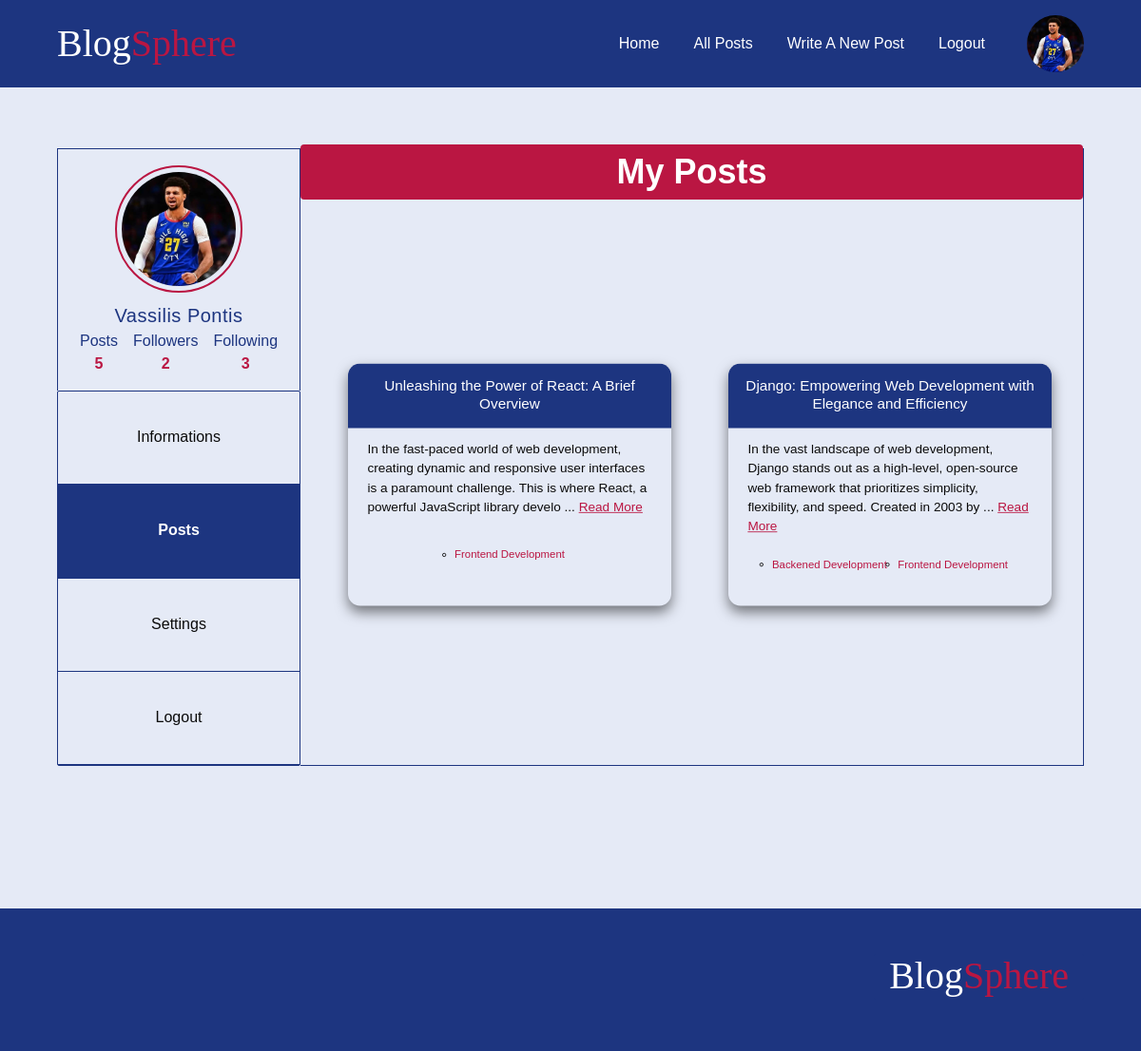
The page /account/MyProfile/?tab=posts (signed in) on the database as committed earlier.
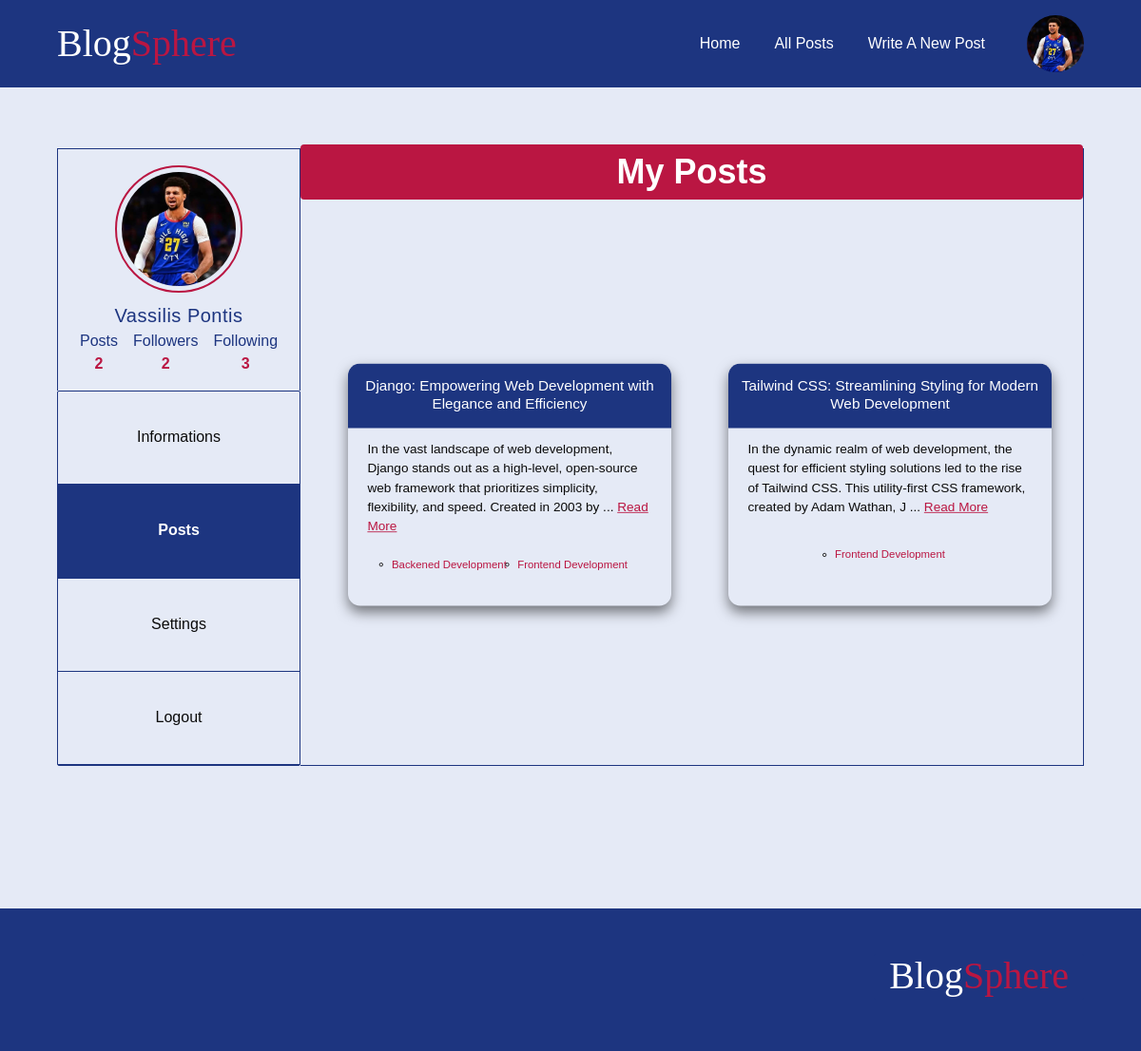
The same page on the database as committed later.
### blog/models.py (models this page shows, shortened)
class Navigation(models.Model):
    text= models.CharField(max_length=100)
    destination= models.CharField(max_length=100)

class Post(models.Model):
    title = models.CharField(max_length=100)
    author = models.ForeignKey(User,  on_delete=models.CASCADE)
    body = models.TextField()
    created_at = models.DateField(auto_now=True)
    tags = models.ManyToManyField(Tag)
    slug = models.SlugField(unique=True, editable= False, blank= True, db_index=True, default='')

class Tag(models.Model):
    name = models.CharField(max_length=100)
    def __str__(self):
        return f'{self.name}'

### accounts/models.py (models this page shows, shortened)
class Profile(models.Model):
    MALE = 'M'
    FEMALE = 'F'
    OTHER = 'O'
    GENDER_CHOICES = [
        (MALE, 'Male'),
        (FEMALE, 'Female'),
        (OTHER, 'Other'),
    ]
    user = models.OneToOneField(User, on_delete=models.CASCADE)
    bio = models.TextField(blank=True,null=True,  max_length = 400)
    profile_pic = models.ImageField( blank=True, null=True)
    gender = models.CharField(null=True,  max_length=1,choices=GENDER_CHOICES, default= MALE)
    birthday = models.DateField(null=True, blank = True, default=default_date)
    job = models.CharField(blank=True, null=True,  max_length = 400)
    first_name = models.CharField(null=True, blank=True, max_length=100)
    last_name = models.CharField(null=True, blank=True, max_length=100)
    email = models.EmailField(null=True, blank=True,  max_length=254)
    full_name = models.CharField(null=True, max_length = 200, blank= True)
    country = models.CharField(null=True, blank=True, max_length=100)
    city = models.CharField(null=True, blank=True, max_length=100)
    following = models.ManyToManyField('self',symmetrical=False, blank=True)
    followers = models.ManyToManyField("self", related_name="followed_by", symmetrical=False, blank=True)

### accounts/views.py (the view)
# urls.py: path('MyProfile/', views.myProfile, name='editProfile'),
def myProfile(request):
     tab = request.GET.get('tab')
     user_profile = Profile.objects.get(user = request.user)
     user = User.objects.get(id = request.user.id)
     my_posts = Post.objects.filter(author = user)
     if request.method == "POST":
        form = UserForm(request.POST, instance=user_profile)
        if form.is_valid():
            user_profile.first_name = form.cleaned_data['first_name']
            user_profile.last_name = form.cleaned_data['last_name']
            user_profile.email = form.cleaned_data['email']
            user.save()
            user_profile.save()
            messages.success(request, 'Profile updated successfully')
            return redirect('home')
        else:
            messages.error(request, 'Something went wrong')
     else:
        form = UserForm(instance=user_profile)
     context ={
         'form': form,
         'tab': tab,
         "my_posts": my_posts,
         "user_profile": user_profile
     }
     return render(request, 'account/myProfile.html', context)

### blog/context_processors.py (called while the page is built)
def render_Nav_processor(request):
  if request.user.is_authenticated:
    navigation_links = Navigation.objects.exclude(destination = 'login')
  else:
    navigation_links = Navigation.objects.exclude(destination = 'logout').exclude(destination = 'editProfile')
  return  {
        'nav_links': navigation_links
    }

### accounts/templates/account/myProfile.html (shortened to what this page needs)
{% extends "layout.html" %}
{% load static %}
{% block style %}
<link rel="stylesheet" href="{% static 'otherUserProfile.css'%}">
<link rel="stylesheet" href="{% static 'myProfile.css'%}">
<link rel="stylesheet" href="{% static 'article.css' %}">
{% endblock style %}
{% block content %}
<section class="user-profile">
   <div class="user-settings">
<div class="user-image-container">
{% if user_profile.profile_pic  %}
<img class="user-image" src="{{user_profile.profile_pic.url}}" alt="User's profile picture">
{% else %}
<img class="no-picture" src="{% static 'images/no-profile-picture.svg' %}" alt="">
{% endif %}
{% if user_profile.first_name and user_profile.last_name %}
<span class="user-fullname">
   {{user_profile.first_name}} {{user_profile.last_name}}
  </span>
   {% else %}
   <span class="user-fullname">
   {{request.user}}
   </span>
      {% endif %}
<div>
  <div role="table" class="table">
    <div role="row" class="col">
        <div role="columnheader" class="th">Posts</div>
        <div  role="cell" class="td">{{ user_profile.user.post_set.all.count }}</div>
    </div>
    <div role="row" class="col">
        <div role="columnheader" class="th">Followers</div>
        <div  role="cell" class="td">{{ user_profile.followers.count }}</div>
    </div>
    <div role="col" class="col">
        <div role="columnheader" class="th">Following</div>
        <div  role="cell" class="td">{{user_profile.following.count}}</div>
    </div>
   </div>
  </div>
</div>
 <ul class="settings-list">
  <li><a class="{% if tab == 'informations' %} tab-active {% endif %}" href="{% url 'editProfile' %}?tab=informations">Informations</a></li>
   <li><a class="{% if tab == 'posts' %} tab-active {% endif %}" href="{% url 'editProfile' %}?tab=posts">Posts</a></li>
   <li><a class="{% if tab == 'settings' %} tab-active {% endif %}" href="{% url 'editProfile' %}?tab=settings">Settings</a></li>
   <li><a  href="{% url 'logout' %}">Logout</a></li>
 </ul>
</div>
<section class="user-information">
    {% if tab == 'posts' %}
    <h1 class="tab-heading">My Posts </h1>
      {% include "account/components/myProfile/posts.html" %}
    {% endif %}
</section>
</section>
{% endblock content %}

### templates/layout.html (shortened to what this page needs)
{% load static %}
<!DOCTYPE html>
<html lang="en">
<head>
    <link rel="stylesheet" href="{% static "global.css"%}">
    {% block style%} {% endblock %}
</head>
<body>
    {% include "./components/header.html" %}
    <main class="container main">
    {% block content %}{% endblock content %}
</main>
{% include "./components/footer.html" %}
</body>
</html>

### templates/components/header.html (shortened to what this page needs)
{% load static%}
{% block style %}
<link rel="stylesheet" href="{% static "header.css"%}">
<link rel="stylesheet" href="{% static "article.css"%}">
{% endblock  %}
<header class="nav-header" >
    <div class="container header">
      <div>
       <span class="logo">Blog<span class="brand-accent">Sphere
    </div><nav >
    <ul class="nav">
     {% for link in nav_links %}
       <li>
        <a href="{% url link.destination %}">{{ link.text | title }}</a>
       </li>
       {% endfor %}
       {% if request.user.profile %}
       <button id="profile-pic" >
        {% if request.user.profile.profile_pic %}
        <img class="profile-picture" src="{{ request.user.profile.profile_pic.url }}" alt="Profile Picture">
     {% endif %}
    </button>{% endif %}
    </ul>
</nav>
</div>
</header>

### accounts/templates/account/components/myProfile/posts.html
<ul class="blogs my-posts">
{% for post in my_posts %}
{% include "components/article.html" %}
{% endfor %}
</ul>

### templates/components/article.html (shortened to what this page needs)
{% load static %}
<li class="post ">
                <a href="{% url 'post' post.slug %}">
        <div class="title-container">
            <h3 class="post-title">{{ post.title }}</h3>
        </div>
        <div class="content">
            <p class="post-content">
                {{ post.body|slice:":175" }}
                {% if post.body|length > 175 %}
                ... <a class="read_more" href="{% url 'post' post.slug %}">Read More</a>
                {% endif %}
            </p>
        </a>
            <div class="row">
                <ul class="tags">
                    {% for tag in post.tags.all %}
                        <li><a href="{% url 'posts'%}?tag={{tag}} " class="tag"> {{tag}}</a></li>
                    {% endfor %}
                </ul>
            </div>
    </li>

### templates/components/footer.html (shortened to what this page needs)
{% load static %}
{% block style %}
<link rel="stylesheet" href="{% static 'footer.css'%}">
{% endblock style %}
<footer>
    <div class="container">
        <span class="brand">Blog<span class="brand-accent">Sphere
    </div>
</footer>

### static/global.css (style rules this page uses)
:root { --main-clr: #1d3580; --main-hover-clr: #2c489cd0; --main-hover-link-clr: #2c489c4d; --main-clr-light: #1d3680bd; --heading-clr: #1d3580; --heading2-clr: #fff; --accent-clr: #ba1642; --focus-clr: #e4724f13; --error-text-clr: rgb(231, 48, 16); --error-bg-clr: rgba(255, 187, 175, 0.012); --nav-text-clr: #fff; --main-text-clr: #181313; --fs-800: 2.5rem; --fs-750: 2.25rem; --fs-700: 2rem; --fs-650: 1.75rem; --fs-600: 1.5rem; --fs-550: 1.25rem; --fs-500: 1rem; --fs-450: 0.975rem; --fs-400: 0.9375rem; --fs-350: 0.875rem; --fs-300: 0.8375rem; --heading-align: center; --gutter-y-200: 0.75rem; --gutter-y-300: 1rem; --gutter-y-400: 1.25rem; --gutter-y-600: 2rem; --gutter-y-900: 5rem; --gutter-x-600: 2rem; }
* { margin: 0; padding: 0; box-sizing: border-box; }
img, svg, picture { display: block; max-width: 100%; }
input, text, label,textarea, select, button { font-size: inherit; font-family: inherit; }
button { cursor: pointer; }
body { font-size: var(--fs-500); line-height: 1.5; font-family: 'Franklin Gothic Medium', 'Arial Narrow', Arial, sans-serif; color: var(--main-text-clr); background-color: #e5eaf6; }
h1 { text-align: var(--heading-align); color: var(--heading-clr); margin-top: var(--gutter-y-600); font-size: var(--fs-750); line-height: 1.1; margin-bottom: var(--gutter-y-300); }
.brand { background-color: var(--main-clr); color: var(--nav-text-clr); padding-inline: 1rem; padding-bottom: .2rem; font-family: serif; border-radius: 2px; }
.container { width: 100%; max-width: min(90%, 90rem); margin-inline: auto; }
main { margin-top: var(--gutter-y-600); }
a:link, a:visited { text-decoration: none; color: #0b0b0b; }
.main { min-height: 100vh; }

### static/otherUserProfile.css (style rules this page uses)
.user-profile { margin-block: 4em; display: grid; grid-template-columns: 23.5rem 1fr; gap: 3rem; align-items: start; }
.user-image-container { max-width: 350px; margin-top: var(--gutter-y-600) }
.user-image, .no-picture { max-width:350px; width:100%; outline:2px solid var(--heading-clr); outline-offset: 5px; border-radius: 10px; aspect-ratio: 1 / 1; object-fit: cover; object-position: center; margin-inline: auto; }
.user-information { display: grid; }
.user-fullname { display: block; color:var(--main-clr); font-size: var(--fs-550); text-align: center; letter-spacing: .5px; margin-top: var(--gutter-y-300); }
.row { display: flex; gap: 0; margin-bottom: 1.25em; }
.post { overflow: hidden; }
h3 { text-align: center; color: var(--main-clr); font-weight: 500; font-size: 1.125rem; }
.table { display: grid; grid-template-columns: repeat(3, .1fr); text-align: center; gap: 1rem; justify-content: center; font-weight: 100; font-family: Arial, Helvetica, sans-serif; }
.th { font-size: var(--fs-500); color: var(--main-clr); }
.td { color: var(--accent-clr); font-weight: 700; }
.blogs { display: grid; grid-auto-flow: column; overflow-x: scroll; scroll-snap-align:start; padding-inline: 1.25em; scroll-snap-type: mandatory; align-items: center !important; }

### static/article.css (style rules this page uses)
.post { margin: 2rem auto; box-shadow: 0 8px 16px rgba(0, 0, 0, 0.5); width: 400px; padding-bottom: 1em; color: #0b0b0b; display: flex; flex-direction: column; justify-content: space-between; border-radius: 15px; transform: scale(0.85); transition: all .25s ease-out; }
.content { padding-inline:1.5em; display: flex; flex-direction: column; flex: 1; }
.title-container { border-top-right-radius: 15px; border-top-left-radius: 15px; }
.row { display: flex; flex-wrap: wrap; margin-top: 1.25em; font-size: .9375rem; flex: 1; column-gap:1rem; align-items: center; }
.row ul { row-gap: 0.25em; text-align: center; margin-inline: auto; }
.tags { display: flex; font-size: .8375rem; line-height: 1; flex-wrap: wrap; justify-content: center; align-items: center; gap: 1em; }
.read_more { color: var(--accent-clr) !important; text-decoration: underline !important; }
.go-back-btn, .tag:link, .tag:visited { color: var(--accent-clr) !important; }
.post-title { font-size: 1.125rem; margin-bottom: .75em; display: inline-flex; align-items: center; text-align: center; background-color: var(--heading-clr); color: white; padding-block: .75em; padding-inline:.5em; min-height: 80px; line-height: 1.2; width:100%; justify-content: center; }

### static/footer.css (style rules this page uses)
footer { background-color: var(--main-clr); min-height: 150px; font-size: var(--fs-800); text-align: end; }
footer .container { padding-top: 1em; }

Rows that differ between the two databases and show on the page:
removed Navigation: text "Logout"
removed Post: title "Unleashing the Power of React: A Brief Overview", body "In the fast-paced world of web development, creating dynamic and responsive user interfaces is a paramount challenge. This is where React, a powerful JavaScript library develo", shows "Read More", Tag (name "Frontend Development")
computed for Profile "Vassilis": user.post_set.all.count "5" → "2"
now on this page (row unchanged): Post: title "Tailwind CSS: Streamlining Styling for Modern Web Development", body "In the dynamic realm of web development, the quest for efficient styling solutions led to the rise of Tailwind CSS. This utility-first CSS framework, created by Adam Wathan, J", shows "Read More", Tag (name "Frontend Development")
